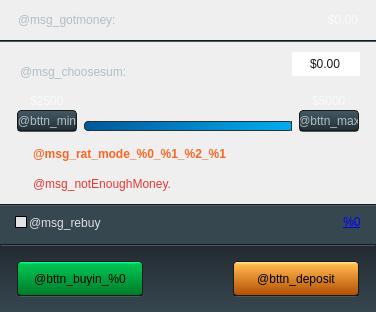
     <widget class="QWidget" name="page_main">
      <property name="minimumSize">
       <size>
        <width>376</width>
        <height>0</height>
       </size>
      </property>
      <property name="maximumSize">
       <size>
        <width>376</width>
        <height>16777215</height>
       </size>
      </property>
      <property name="styleSheet">
       <string notr="true">#page_main {
    border-top: 1px solid #455a64;
    background-color: #37474f;
}
#msg_notEnoughMoney, #msg_ratMode {
    color: #e53935;
     font:550 11px &quot;Open Sans&quot;;
    margin-left: 15px;
    margin-top: 2px;
    padding-top: -5px;
    padding-left: 15px;
    padding-right: 15px;
	background-image: url(:/textures/Common/icons/icon_attention.png);
	background-position: left top;
	background-repeat: no-repeat;
	background-origin: border;
}

#msg_ratMode {
    color: #fa6623;
font-weight: 600;
background-image: url(:/textures/Common/icons/wa.png);
 padding-left: 15px;
}</string>
      </property>
      <layout class="QVBoxLayout" name="verticalLayout_6" stretch="0,0,1,1,0,0">
       <property name="spacing">
        <number>0</number>
       </property>
       <property name="leftMargin">
        <number>0</number>
       </property>
       <property name="topMargin">
        <number>0</number>
       </property>
       <property name="rightMargin">
        <number>0</number>
       </property>
       <property name="bottomMargin">
        <number>0</number>
       </property>
       <item alignment="Qt::AlignTop">
        <widget class="QWidget" name="widget_playersMoney" native="true">
         <property name="minimumSize">
          <size>
           <width>376</width>
           <height>42</height>
          </size>
         </property>
         <property name="maximumSize">
          <size>
           <width>376</width>
           <height>42</height>
          </size>
         </property>
         <layout class="QHBoxLayout" name="horizontalLayout_5" stretch="0,1">
          <property name="spacing">
           <number>0</number>
          </property>
          <property name="leftMargin">
           <number>0</number>
          </property>
          <property name="topMargin">
           <number>0</number>
          </property>
          <property name="rightMargin">
           <number>0</number>
          </property>
          <property name="bottomMargin">
           <number>0</number>
          </property>
          <item>
           <widget class="QLabel" name="msg_gotmoney">
            <property name="minimumSize">
             <size>
              <width>200</width>
              <height>42</height>
             </size>
            </property>
            <property name="maximumSize">
             <size>
              <width>16777215</width>
              <height>42</height>
             </size>
            </property>
            <property name="styleSheet">
             <string notr="true">QLabel {
    font: 14px &quot;Open Sans&quot;;
    color: #b0bec5;
    padding-left: 15px;
    border: none;
    border-bottom: 2px solid qlineargradient(spread:pad, x1:0, y1:0, x2:0, y2:1, stop:0 rgba(25, 25, 25, 255), stop:0.495 rgba(25, 25, 25, 255), stop:0.505 rgba(69, 90, 100, 255), stop:1 rgba(69, 90, 100, 255));
}

QLabel:disabled {
    color: rgba(176, 190, 197, 100);
}</string>
            </property>
            <property name="text">
             <string>@msg_gotmoney:</string>
            </property>
           </widget>
          </item>
          <item>
           <widget class="QLabel" name="money_got">
            <property name="minimumSize">
             <size>
              <width>100</width>
              <height>42</height>
             </size>
            </property>
            <property name="maximumSize">
             <size>
              <width>16777215</width>
              <height>42</height>
             </size>
            </property>
            <property name="styleSheet">
             <string notr="true">QLabel {
    font: 14px &quot;Open Sans&quot;;
    color: #fafafa;
    border: none;
    border-bottom: 2px solid qlineargradient(spread:pad, x1:0, y1:0, x2:0, y2:1, stop:0 rgba(25, 25, 25, 255), stop:0.495 rgba(25, 25, 25, 255), stop:0.505 rgba(69, 90, 100, 255), stop:1 rgba(69, 90, 100, 255));
padding-right: 15px;
}

QLabel:disabled {
    color: rgba(250, 250, 250, 100);
}</string>
            </property>
            <property name="text">
             <string notr="true">$0.00</string>
            </property>
            <property name="alignment">
             <set>Qt::AlignRight|Qt::AlignTrailing|Qt::AlignVCenter</set>
            </property>
           </widget>
          </item>
         </layout>
        </widget>
       </item>
       <item>
        <widget class="QWidget" name="controls" native="true">
         <property name="enabled">
          <bool>true</bool>
         </property>
         <layout class="QVBoxLayout" name="verticalLayout_4">
          <property name="spacing">
           <number>0</number>
          </property>
          <property name="leftMargin">
           <number>1</number>
          </property>
          <property name="topMargin">
           <number>1</number>
          </property>
          <property name="rightMargin">
           <number>1</number>
          </property>
          <property name="bottomMargin">
           <number>1</number>
          </property>
          <item alignment="Qt::AlignTop">
           <widget class="QWidget" name="widget_spinBoxControls" native="true">
            <property name="minimumSize">
             <size>
              <width>0</width>
              <height>40</height>
             </size>
            </property>
            <property name="maximumSize">
             <size>
              <width>16777215</width>
              <height>40</height>
             </size>
            </property>
            <layout class="QHBoxLayout" name="horizontalLayout_6" stretch="1,0">
             <property name="spacing">
              <number>0</number>
             </property>
             <property name="leftMargin">
              <number>1</number>
             </property>
             <property name="rightMargin">
              <number>15</number>
             </property>
             <item alignment="Qt::AlignBottom">
              <widget class="QLabel" name="msg_choosesum">
               <property name="minimumSize">
                <size>
                 <width>290</width>
                 <height>40</height>
                </size>
               </property>
               <property name="maximumSize">
                <size>
                 <width>290</width>
                 <height>40</height>
                </size>
               </property>
               <property name="styleSheet">
                <string notr="true">QLabel {
    font: 14px &quot;Open Sans&quot;;
    color: #b0bec5;
    padding-left: 15px;
}

QLabel:disabled {
    color: rgba(176, 190, 197, 100);
}</string>
               </property>
               <property name="text">
                <string>@msg_choosesum:</string>
               </property>
              </widget>
             </item>
             <item alignment="Qt::AlignRight|Qt::AlignVCenter">
              <widget class="MoneySpinBox" name="money_buyin">
               <property name="minimumSize">
                <size>
                 <width>68</width>
                 <height>24</height>
                </size>
               </property>
               <property name="maximumSize">
                <size>
                 <width>68</width>
                 <height>24</height>
                </size>
               </property>
               <property name="styleSheet">
                <string notr="true">QAbstractSpinBox {
    border-radius: 2px;
    font: 14px &quot;Open Sans&quot;;
    color: #191919;
}
QAbstractSpinBox:hover {
 border: 1px inset rgba(50, 50, 50, 200);
}
QAbstractSpinBox:focus {
 border: 1px solid rgb(0, 170, 255);
}

QAbstractSpinBox:disabled {
    background-color: rgba(255, 255, 255, 100);
    color: rgba(0, 0, 0, 100);
}</string>
               </property>
               <property name="alignment">
                <set>Qt::AlignCenter</set>
               </property>
               <property name="buttonSymbols">
                <enum>QAbstractSpinBox::NoButtons</enum>
               </property>
               <property name="accelerated">
                <bool>true</bool>
               </property>
               <property name="showGroupSeparator" stdset="0">
                <bool>true</bool>
               </property>
               <property name="prefix">
                <string notr="true">$</string>
               </property>
              </widget>
             </item>
            </layout>
           </widget>
          </item>
          <item alignment="Qt::AlignTop">
           <widget class="QWidget" name="widget" native="true">
            <property name="minimumSize">
             <size>
              <width>0</width>
              <height>60</height>
             </size>
            </property>
            <layout class="QHBoxLayout" name="horizontalLayout_2">
             <property name="leftMargin">
              <number>15</number>
             </property>
             <property name="topMargin">
              <number>3</number>
             </property>
             <property name="rightMargin">
              <number>15</number>
             </property>
             <item>
              <layout class="QVBoxLayout" name="verticalLayout" stretch="1,0">
               <property name="spacing">
                <number>2</number>
               </property>
               <property name="bottomMargin">
                <number>2</number>
               </property>
               <item alignment="Qt::AlignHCenter">
                <widget class="QLabel" name="min_ammount">
                 <property name="styleSheet">
                  <string notr="true">QLabel {
    font: 600 14px &quot;Open Sans&quot;;
    color: #fafafa;
}

QLabel:disabled {
    color: rgba(250, 250, 250, 100);
}</string>
                 </property>
                 <property name="text">
                  <string notr="true">$2500</string>
                 </property>
                 <property name="alignment">
                  <set>Qt::AlignBottom|Qt::AlignLeading|Qt::AlignLeft</set>
                 </property>
                </widget>
               </item>
               <item alignment="Qt::AlignHCenter|Qt::AlignTop">
                <widget class="QPushButton" name="bttn_min">
                 <property name="minimumSize">
                  <size>
                   <width>60</width>
                   <height>22</height>
                  </size>
                 </property>
                 <property name="maximumSize">
                  <size>
                   <width>60</width>
                   <height>22</height>
                  </size>
                 </property>
                 <property name="cursor">
                  <cursorShape>PointingHandCursor</cursorShape>
                 </property>
                 <property name="focusPolicy">
                  <enum>Qt::NoFocus</enum>
                 </property>
                 <property name="styleSheet">
                  <string notr="true">QPushButton
{	
background-color: qlineargradient(spread:pad, x1:0, y1:1, x2:0, y2:0, stop:0 rgba(36, 45, 51, 255), stop:1 rgba(68, 89, 99, 255));
border: 1px solid #191919;
	border-bottom: 2px solid qlineargradient(spread:pad, x1:0, y1:0, x2:0, y2:1, stop:0 rgba(25, 25, 25, 255), stop:0.498 rgba(25, 25, 25, 255), stop:0.502 rgba(69, 90, 100, 255), stop:1 rgba(69, 90, 100, 255));
border-radius: 4px;
font: 600 14px &quot;Open Sans&quot;;
color: #b0bec5;
}

QPushButton:hover {
background-color: qlineargradient(spread:pad, x1:0, y1:1, x2:0, y2:0, stop:0 rgba(36, 75, 81, 255), stop:1 rgba(68, 89, 99, 255));

}

QPushButton:pressed{
background-color: qlineargradient(spread:pad, x1:0, y1:1, x2:0, y2:0, stop:0 rgba(36, 45, 51, 255), stop:1 rgba(68, 89, 99, 255));
	color: rgba(176, 190, 197, 128);
}

QAbstractButton:disabled {
    color: rgba(176, 190, 197, 100);
	background-color: qlineargradient(spread:pad, x1:0, y1:1, x2:0, y2:0, stop:0 rgba(34, 43, 49, 100), stop:1 rgba(69, 89, 99, 100));
}</string>
                 </property>
                 <property name="text">
                  <string>@bttn_min</string>
                 </property>
                </widget>
               </item>
              </layout>
             </item>
             <item alignment="Qt::AlignBottom">
              <widget class="MoneySlider" name="money_slider">
               <property name="enabled">
                <bool>true</bool>
               </property>
               <property name="minimumSize">
                <size>
                 <width>208</width>
                 <height>0</height>
                </size>
               </property>
               <property name="maximumSize">
                <size>
                 <width>208</width>
                 <height>16777215</height>
                </size>
               </property>
               <property name="focusPolicy">
                <enum>Qt::NoFocus</enum>
               </property>
               <property name="styleSheet">
                <string notr="true">

QSlider::groove {
border: 1px solid #263238;
height: 14px;
border-radius: 4px;
padding: -3px 0px -3px 0px;
}

QSlider::handle {
width: 32px;
height: 12px;
	border-image: url(:/textures/Common/handle.png);
}

QSlider::handle:hover {
border-image: url(:/textures/Common/handle_hover.png);
}

QSlider::add-page {
border: 1px solid #263238;
border-radius: 4px;
	background-color: qlineargradient(spread:pad, x1:0, y1:1, x2:0, y2:0, stop:0 rgba(38, 50, 56, 255), stop:1 rgba(25, 25, 25, 255));
}

QSlider::sub-page {
border: 1px solid #263238;
border-radius: 4px;
background-color: qlineargradient(spread:pad, x1:0, y1:0, x2:1, y2:0, stop:0 rgba(1, 87, 155, 255), stop:1 rgba(0, 174, 239, 255));
}

/*DISABLED*/
QSlider::groove:disabled {
border: 1px solid rgba(38, 50, 56, 100);
}

QSlider::handle:disabled {
border-image: url(:/textures/Common/handle_disabled.png);
}

QSlider::add-page:disabled {
border: 1px solid #263238;
border-radius: 4px;
	background-color: qlineargradient(spread:pad, x1:0, y1:1, x2:0, y2:0, stop:0 rgba(55, 55, 55, 255), stop:1 rgba(44, 44, 44, 255));
}

QSlider::sub-page:disabled {
border: 1px solid #263238;
border-radius: 4px;
background-color: #777777;
}
</string>
               </property>
               <property name="value">
                <number>99</number>
               </property>
               <property name="orientation">
                <enum>Qt::Horizontal</enum>
               </property>
              </widget>
             </item>
             <item>
              <layout class="QVBoxLayout" name="verticalLayout_2" stretch="1,0">
               <property name="spacing">
                <number>2</number>
               </property>
               <property name="bottomMargin">
                <number>2</number>
               </property>
               <item alignment="Qt::AlignHCenter">
                <widget class="QLabel" name="max_ammount">
                 <property name="styleSheet">
                  <string notr="true">QLabel {
    font: 600 14px &quot;Open Sans&quot;;
    color: #fafafa;
}

QLabel:disabled {
    color: rgba(250, 250, 250, 100);
}</string>
                 </property>
                 <property name="text">
                  <string notr="true">$5000</string>
                 </property>
                 <property name="alignment">
                  <set>Qt::AlignBottom|Qt::AlignLeading|Qt::AlignLeft</set>
                 </property>
                </widget>
               </item>
               <item alignment="Qt::AlignHCenter|Qt::AlignTop">
                <widget class="QPushButton" name="bttn_max">
                 <property name="minimumSize">
                  <size>
                   <width>60</width>
                   <height>22</height>
                  </size>
                 </property>
                 <property name="maximumSize">
                  <size>
                   <width>60</width>
                   <height>22</height>
                  </size>
                 </property>
                 <property name="cursor">
                  <cursorShape>PointingHandCursor</cursorShape>
                 </property>
                 <property name="focusPolicy">
                  <enum>Qt::NoFocus</enum>
                 </property>
                 <property name="styleSheet">
                  <string notr="true">QPushButton
{	
background-color: qlineargradient(spread:pad, x1:0, y1:1, x2:0, y2:0, stop:0 rgba(36, 45, 51, 255), stop:1 rgba(68, 89, 99, 255));
border: 1px solid #191919;
	border-bottom: 2px solid qlineargradient(spread:pad, x1:0, y1:0, x2:0, y2:1, stop:0 rgba(25, 25, 25, 255), stop:0.498 rgba(25, 25, 25, 255), stop:0.502 rgba(69, 90, 100, 255), stop:1 rgba(69, 90, 100, 255));
border-radius: 4px;
font: 600 14px &quot;Open Sans&quot;;
color: #b0bec5;
}

QPushButton:hover {
background-color: qlineargradient(spread:pad, x1:0, y1:1, x2:0, y2:0, stop:0 rgba(36, 75, 81, 255), stop:1 rgba(68, 89, 99, 255));

}

QPushButton:pressed{
background-color: qlineargradient(spread:pad, x1:0, y1:1, x2:0, y2:0, stop:0 rgba(36, 45, 51, 255), stop:1 rgba(68, 89, 99, 255));
	color: rgba(176, 190, 197, 128);
}

QAbstractButton:disabled {
    color: rgba(176, 190, 197, 100);
	background-color: qlineargradient(spread:pad, x1:0, y1:1, x2:0, y2:0, stop:0 rgba(34, 43, 49, 100), stop:1 rgba(69, 89, 99, 100));
border: 1px solid rgba(25, 25, 25, 100);
	border-bottom: 2px solid qlineargradient(spread:pad, x1:0, y1:0, x2:0, y2:1, stop:0 rgba(25, 25, 25, 100), stop:0.498 rgba(25, 25, 25, 100), stop:0.502 rgba(69, 90, 100, 100), stop:1 rgba(69, 90, 100, 100));
}</string>
                 </property>
                 <property name="text">
                  <string>@bttn_max</string>
                 </property>
                </widget>
               </item>
              </layout>
             </item>
            </layout>
           </widget>
          </item>
         </layout>
        </widget>
       </item>
       <item>
        <widget class="TextWidget" name="msg_ratMode">
         <property name="minimumSize">
          <size>
           <width>0</width>
           <height>30</height>
          </size>
         </property>
         <property name="maximumSize">
          <size>
           <width>16777215</width>
           <height>60</height>
          </size>
         </property>
         <property name="styleSheet">
          <string notr="true"/>
         </property>
         <property name="alignment">
          <set>Qt::AlignLeading|Qt::AlignLeft|Qt::AlignTop</set>
         </property>
         <property name="wordWrap">
          <bool>true</bool>
         </property>
         <property name="strings">
          <stringlist notr="true"/>
         </property>
         <property name="text">
          <string>@msg_rat_mode_%0_%1_%2_%1</string>
         </property>
        </widget>
       </item>
       <item>
        <widget class="QLabel" name="msg_notEnoughMoney">
         <property name="minimumSize">
          <size>
           <width>0</width>
           <height>30</height>
          </size>
         </property>
         <property name="text">
          <string>@msg_notEnoughMoney.</string>
         </property>
         <property name="alignment">
          <set>Qt::AlignLeading|Qt::AlignLeft|Qt::AlignTop</set>
         </property>
         <property name="wordWrap">
          <bool>true</bool>
         </property>
        </widget>
       </item>
       <item alignment="Qt::AlignTop">
        <widget class="QFrame" name="frame_rebuy">
         <property name="minimumSize">
          <size>
           <width>376</width>
           <height>40</height>
          </size>
         </property>
         <property name="maximumSize">
          <size>
           <width>376</width>
           <height>40</height>
          </size>
         </property>
         <property name="styleSheet">
          <string notr="true">.QFrame {
    background-color: #37474f;
    border-top: 2px solid qlineargradient(spread:pad, x1:0, y1:0, x2:0, y2:1, stop:0 rgba(25, 25, 25, 255), stop:0.495 rgba(25, 25, 25, 255), stop:0.505 rgba(69, 90, 100, 255), stop:1 rgba(69, 90, 100, 255));
}</string>
         </property>
         <layout class="QHBoxLayout" name="horizontalLayout_3">
          <property name="spacing">
           <number>0</number>
          </property>
          <property name="leftMargin">
           <number>15</number>
          </property>
          <property name="rightMargin">
           <number>15</number>
          </property>
          <item alignment="Qt::AlignLeft|Qt::AlignTop">
           <widget class="QCheckBox" name="check_autorebuy">
            <property name="focusPolicy">
             <enum>Qt::NoFocus</enum>
            </property>
            <property name="styleSheet">
             <string notr="true">QCheckBox {
	font: 550 12px &quot;Open Sans&quot;;
    color: rgba(250, 250, 250, 220);
    spacing: 2px;
    border: none;
}
QCheckBox::indicator {
    subcontrol-position: left;
    border: 1px solid black;
    border-radius: 1px;
    width: 10px;
    height: 10px;
    
    background-color: rgba(250, 250, 250, 220);
}

QCheckBox::indicator:!checked:hover {
background-color: rgba(250, 250, 250, 120);
}

QCheckBox::indicator:!checked:pressed, QCheckBox::indicator:checked:pressed {
    margin-top: 1px;
    background-color: rgba(0, 166, 81, 100);
	background-image: url(:/textures/Common/icons/check1.png);
}

QCheckBox::indicator:checked {
    background-color: rgba(0, 166, 81, 230);
	background-image: url(:/textures/Common/icons/check.png);
}

QCheckBox::indicator:checked:hover {
background-color: rgba(0, 166, 81, 255);
}

QCheckBox:disabled {
    color: rgba(250, 250, 250, 100);
}

QCheckBox::indicator:disabled {
    background-color: rgba(250, 250, 250, 100);
    border-color: rgba(25, 25, 25, 100);
}
</string>
            </property>
            <property name="text">
             <string>@msg_rebuy</string>
            </property>
           </widget>
          </item>
          <item alignment="Qt::AlignRight|Qt::AlignTop">
           <widget class="QLabel" name="lnk_autorebuySettings">
            <property name="enabled">
             <bool>true</bool>
            </property>
            <property name="palette">
             <palette>
              <active>
               <colorrole role="WindowText">
                <brush brushstyle="SolidPattern">
                 <color alpha="255">
                  <red>0</red>
                  <green>174</green>
                  <blue>239</blue>
                 </color>
                </brush>
               </colorrole>
               <colorrole role="Text">
                <brush brushstyle="SolidPattern">
                 <color alpha="255">
                  <red>0</red>
                  <green>174</green>
                  <blue>239</blue>
                 </color>
                </brush>
               </colorrole>
               <colorrole role="ButtonText">
                <brush brushstyle="SolidPattern">
                 <color alpha="255">
                  <red>0</red>
                  <green>174</green>
                  <blue>239</blue>
                 </color>
                </brush>
               </colorrole>
               <colorrole role="Link">
                <brush brushstyle="SolidPattern">
                 <color alpha="255">
                  <red>0</red>
                  <green>174</green>
                  <blue>239</blue>
                 </color>
                </brush>
               </colorrole>
              </active>
              <inactive>
               <colorrole role="WindowText">
                <brush brushstyle="SolidPattern">
                 <color alpha="255">
                  <red>0</red>
                  <green>174</green>
                  <blue>239</blue>
                 </color>
                </brush>
               </colorrole>
               <colorrole role="Text">
                <brush brushstyle="SolidPattern">
                 <color alpha="255">
                  <red>0</red>
                  <green>174</green>
                  <blue>239</blue>
                 </color>
                </brush>
               </colorrole>
               <colorrole role="ButtonText">
                <brush brushstyle="SolidPattern">
                 <color alpha="255">
                  <red>0</red>
                  <green>174</green>
                  <blue>239</blue>
                 </color>
                </brush>
               </colorrole>
               <colorrole role="Link">
                <brush brushstyle="SolidPattern">
                 <color alpha="245">
                  <red>0</red>
                  <green>174</green>
                  <blue>239</blue>
                 </color>
                </brush>
               </colorrole>
              </inactive>
              <disabled>
               <colorrole role="WindowText">
                <brush brushstyle="SolidPattern">
                 <color alpha="100">
                  <red>0</red>
                  <green>174</green>
                  <blue>239</blue>
                 </color>
                </brush>
               </colorrole>
               <colorrole role="Text">
                <brush brushstyle="SolidPattern">
                 <color alpha="100">
                  <red>0</red>
                  <green>174</green>
                  <blue>239</blue>
                 </color>
                </brush>
               </colorrole>
               <colorrole role="ButtonText">
                <brush brushstyle="SolidPattern">
                 <color alpha="100">
                  <red>0</red>
                  <green>174</green>
                  <blue>239</blue>
                 </color>
                </brush>
               </colorrole>
               <colorrole role="Link">
                <brush brushstyle="SolidPattern">
                 <color alpha="100">
                  <red>0</red>
                  <green>174</green>
                  <blue>239</blue>
                 </color>
                </brush>
               </colorrole>
              </disabled>
             </palette>
            </property>
            <property name="styleSheet">
             <string notr="true">QLabel {
    color: #00aeef;
	font: 12px &quot;Open Sans&quot;;
}
QLabel:disabled {
    color: rgba(0, 174, 239, 100);
}</string>
            </property>
            <property name="text">
             <string notr="true">&lt;html&gt;&lt;head/&gt;&lt;body&gt;&lt;p&gt;&lt;a href=&quot;google.com&quot;&gt;&lt;span style=&quot; text-decoration: underline;&quot;&gt;%0&lt;/span&gt;&lt;/a&gt;&lt;/p&gt;&lt;/body&gt;&lt;/html&gt;</string>
            </property>
            <property name="alignment">
             <set>Qt::AlignCenter</set>
            </property>
            <property name="translatedString" stdset="0">
             <string>@link_rebuy_setting</string>
            </property>
           </widget>
          </item>
         </layout>
        </widget>
       </item>
       <item>
        <widget class="QFrame" name="bottom_frame">
         <property name="minimumSize">
          <size>
           <width>376</width>
           <height>68</height>
          </size>
         </property>
         <property name="maximumSize">
          <size>
           <width>376</width>
           <height>68</height>
          </size>
         </property>
         <property name="styleSheet">
          <string notr="true">QFrame {
	background-color: qlineargradient(spread:pad, x1:0, y1:0, x2:0, y2:1, stop:0 rgba(34, 42, 48, 255), stop:1 rgba(55, 71, 79, 255));
	border-top: 2px solid qlineargradient(spread:pad, x1:0, y1:0, x2:0, y2:1, stop:0 rgba(25, 25, 25, 255), stop:0.498 rgba(25, 25, 25, 255), stop:0.502 rgba(69, 90, 100, 255), stop:1 rgba(69, 90, 100, 255));
}</string>
         </property>
         <property name="frameShape">
          <enum>QFrame::StyledPanel</enum>
         </property>
         <property name="frameShadow">
          <enum>QFrame::Raised</enum>
         </property>
         <layout class="QHBoxLayout" name="horizontalLayout" stretch="0,1,0">
          <property name="spacing">
           <number>0</number>
          </property>
          <property name="leftMargin">
           <number>16</number>
          </property>
          <property name="topMargin">
           <number>15</number>
          </property>
          <property name="rightMargin">
           <number>16</number>
          </property>
          <property name="bottomMargin">
           <number>15</number>
          </property>
          <item alignment="Qt::AlignLeft|Qt::AlignBottom">
           <widget class="QPushButton" name="bttn_apply">
            <property name="minimumSize">
             <size>
              <width>126</width>
              <height>36</height>
             </size>
            </property>
            <property name="maximumSize">
             <size>
              <width>126</width>
              <height>36</height>
             </size>
            </property>
            <property name="cursor">
             <cursorShape>PointingHandCursor</cursorShape>
            </property>
            <property name="styleSheet">
             <string notr="true">QPushButton
{
border: 1px solid #191919;
border-radius: 4px;
background-color: qlineargradient(spread:pad, x1:0, y1:1, x2:0, y2:0, stop:0 rgba(0, 121, 40, 255), stop:0.94 rgba(0, 199, 83, 255), stop:0.95 rgba(0, 250, 158, 255), stop:1 rgba(0, 250, 158, 255));
	border-bottom: 2px solid qlineargradient(spread:pad, x1:0, y1:0, x2:0, y2:1, stop:0 rgba(25, 25, 25, 255), stop:0.498 rgba(25, 25, 25, 255), stop:0.502 rgba(69, 90, 100, 255), stop:1 rgba(69, 90, 100, 255));
}

QPushButton:hover {
    background-color: qlineargradient(spread:pad, x1:0, y1:1, x2:0, y2:0, stop:0 rgba(0, 121, 40, 255), stop:0.95 rgba(0, 250, 158, 255), stop:1 rgba(0, 250, 158, 255));
}


QPushButton:pressed
{
	background-color: qlineargradient(spread:pad, x1:0, y1:1, x2:0, y2:0, stop:0 rgba(0, 41, 20, 255), stop:0.95 rgba(0, 90, 55, 255), stop:1 rgba(0, 90, 50, 255));
}

QPushButton:disabled {
    border: 1px solid rgba(25, 25, 25, 166);
    color: rgba(250, 250, 250, 166);
background-color: qlineargradient(spread:pad, x1:0, y1:1, x2:0, y2:0, stop:0 rgba(0, 121, 40, 166), stop:0.94 rgba(0, 199, 83, 166), stop:0.95 rgba(0, 250, 158, 166), stop:1 rgba(0, 250, 158, 166));
}

</string>
            </property>
            <property name="text">
             <string>@bttn_buyin_%0</string>
            </property>
           </widget>
          </item>
          <item>
           <spacer name="horizontalSpacer">
            <property name="orientation">
             <enum>Qt::Horizontal</enum>
            </property>
            <property name="sizeHint" stdset="0">
             <size>
              <width>40</width>
              <height>20</height>
             </size>
            </property>
           </spacer>
          </item>
          <item alignment="Qt::AlignRight|Qt::AlignBottom">
           <widget class="QPushButton" name="bttn_deposit">
            <property name="minimumSize">
             <size>
              <width>126</width>
              <height>36</height>
             </size>
            </property>
            <property name="maximumSize">
             <size>
              <width>126</width>
              <height>36</height>
             </size>
            </property>
            <property name="cursor">
             <cursorShape>PointingHandCursor</cursorShape>
            </property>
            <property name="styleSheet">
             <string notr="true">QPushButton{
border: 1px solid #191919;
border-radius: 4px;
background-color: qlineargradient(spread:pad, x1:0, y1:1, x2:0, y2:0, stop:0 rgba(176, 76, 1, 255), stop:0.9 rgba(254, 182, 76, 255), stop:1 rgba(255, 248, 146, 255));
	border-bottom: 2px solid qlineargradient(spread:pad, x1:0, y1:0, x2:0, y2:1, stop:0 rgba(25, 25, 25, 255), stop:0.498 rgba(25, 25, 25, 255), stop:0.502 rgba(69, 90, 100, 255), stop:1 rgba(69, 90, 100, 255));
}
QPushButton:hover {
background-color: qlineargradient(spread:pad, x1:0, y1:1, x2:0, y2:0, stop:0 rgba(196, 116, 111, 255), stop:0.8 rgba(254, 182, 76, 255), stop:1 rgba(255, 248, 146, 255));
}
QPushButton:pressed{
	background-color: qlineargradient(spread:pad, x1:0, y1:1, x2:0, y2:0, stop:0 rgba(80, 49, 20, 255), stop:0.95 rgba(30, 21, 25, 255), stop:1 rgba(25, 22, 18, 255));
}
</string>
            </property>
            <property name="text">
             <string>@bttn_deposit</string>
            </property>
           </widget>
          </item>
         </layout>
        </widget>
       </item>
      </layout>
      <zorder>widget_playersMoney</zorder>
      <zorder>controls</zorder>
      <zorder>bottom_frame</zorder>
      <zorder>msg_notEnoughMoney</zorder>
      <zorder>frame_rebuy</zorder>
      <zorder>msg_ratMode</zorder>
     </widget>
